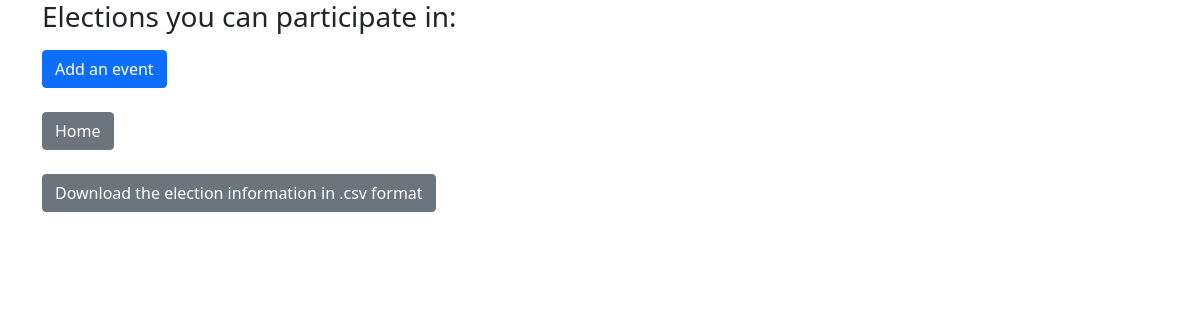
The app's page /elections, older data.
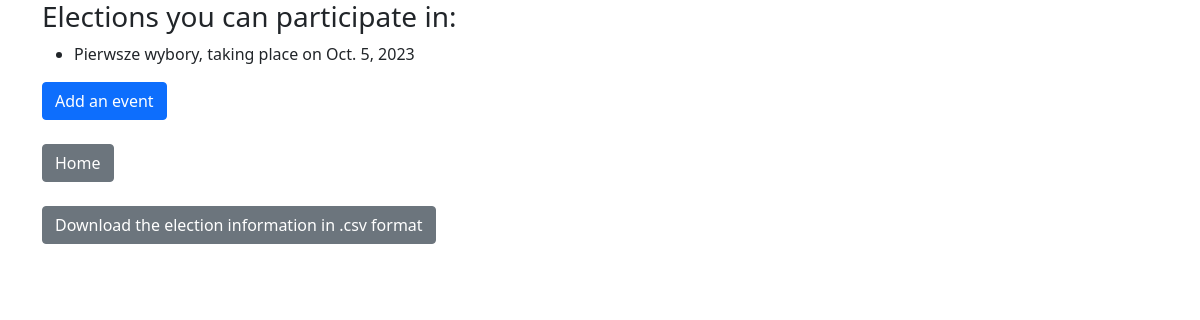
The same page, newer data.
### polls/models.py (models this page shows, shortened)
class Event(models.Model):
    event_name = models.CharField(max_length=200)
    date = models.DateField()
    candidate = models.ManyToManyField(Candidate, related_name="events")

### polls/views.py (the view)
# urls.py: path('elections', views.view_elections, name="view_elections"),
def view_elections(request):
    return render(request, 'polls/elections.html',
                  {"events": Event.objects.all()},)

### polls/templates/polls/elections.html (shortened to what this page needs)
{% extends 'base.html' %}
{% block content %}
    <h3>Elections you can  participate in: </h3>
    <ul>
        {% for event in events %}
        <li>
            {{event.event_name}}, taking place on {{event.date}}
        </li>
        {% endfor %}
    </ul>
<a href="{% url 'add_election' %}" class="btn btn-primary"> Add an event </a><br/><br/>
<a href="{% url 'home' %}" class="btn btn-secondary">Home</a><br/><br/>
<a href="{% url 'download_csv' %}" class="btn btn-secondary">Download the election information in .csv format</a>
{% endblock %}

Row changes from the older to the newer data that the page shows:
added Event: event_name "Pierwsze wybory", date "Oct. 5, 2023"
